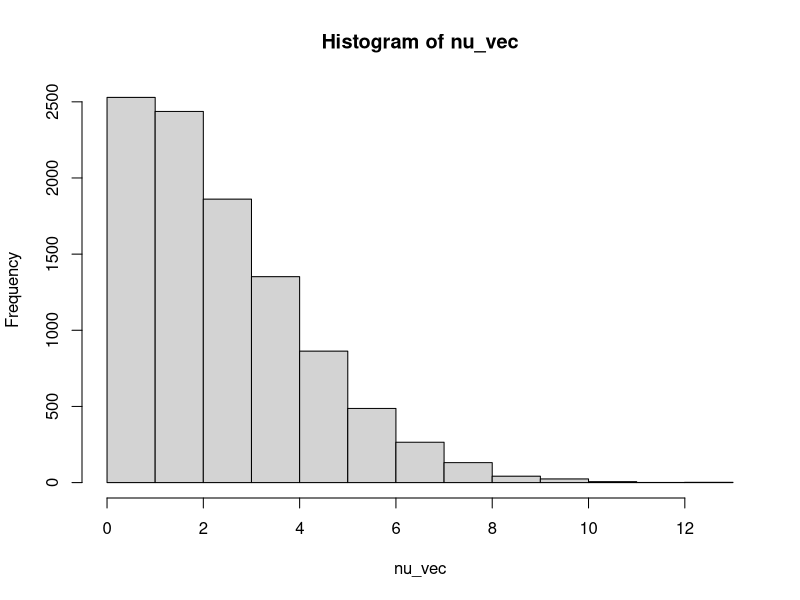

Recreate this plot in R.
library(MASS)
N <- 100
X <- mvrnorm(N, mu = c(0,0), Sigma = matrix(c(1,0.95,0.95,1),2,2))
beta <- c(0.5,1)
sig2_e <- 1
set.seed(100)
alpha <- 0.05
Y <- X%*%beta+rnorm(N,0,sqrt(sig2_e))
fit_obs <- lm(Y~X)

## bootstrap
beta_hat <- coef(fit_obs)
vbeta_hat <- vcov(fit_obs)
B <- 10000
nu_vec <- rep(NA,B)

for (b in 1:B){
  beta_hat_b <- mvrnorm(n = 1, mu = beta_hat, Sigma = vbeta_hat)
  nu_vec[b] <- max(abs(beta_hat_b[-1]-beta_hat[-1])/sqrt(diag(vbeta_hat)))
}

hist(nu_vec)
tau <- quantile(nu_vec, 1-alpha)
LB <- round(beta_hat[-1]-tau*sqrt(diag(vbeta_hat))[-1],2)
UB <- round(beta_hat[-1]+tau*sqrt(diag(vbeta_hat))[-1],2)
